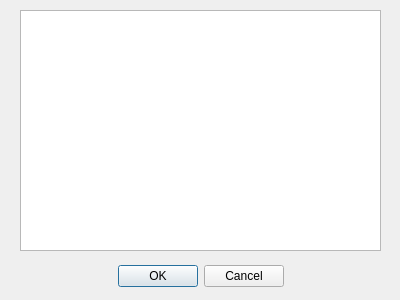
<?xml version="1.0" encoding="UTF-8"?>
<ui version="4.0">
 <class>Dialog</class>
 <widget class="QDialog" name="Dialog">
  <property name="geometry">
   <rect>
    <x>0</x>
    <y>0</y>
    <width>400</width>
    <height>300</height>
   </rect>
  </property>
  <property name="windowTitle">
   <string>extended attributes</string>
  </property>
  <widget class="QDialogButtonBox" name="buttonBox">
   <property name="geometry">
    <rect>
     <x>30</x>
     <y>260</y>
     <width>341</width>
     <height>32</height>
    </rect>
   </property>
   <property name="orientation">
    <enum>Qt::Horizontal</enum>
   </property>
   <property name="standardButtons">
    <set>QDialogButtonBox::Cancel|QDialogButtonBox::Ok</set>
   </property>
   <property name="centerButtons">
    <bool>true</bool>
   </property>
  </widget>
  <widget class="QTableWidget" name="atrTable">
   <property name="geometry">
    <rect>
     <x>20</x>
     <y>10</y>
     <width>361</width>
     <height>241</height>
    </rect>
   </property>
   <property name="horizontalScrollBarPolicy">
    <enum>Qt::ScrollBarAlwaysOff</enum>
   </property>
   <property name="alternatingRowColors">
    <bool>false</bool>
   </property>
   <property name="rowCount">
    <number>0</number>
   </property>
   <property name="columnCount">
    <number>0</number>
   </property>
  </widget>
 </widget>
 <resources/>
 <connections>
  <connection>
   <sender>buttonBox</sender>
   <signal>accepted()</signal>
   <receiver>Dialog</receiver>
   <slot>accept()</slot>
   <hints>
    <hint type="sourcelabel">
     <x>248</x>
     <y>254</y>
    </hint>
    <hint type="destinationlabel">
     <x>157</x>
     <y>274</y>
    </hint>
   </hints>
  </connection>
  <connection>
   <sender>buttonBox</sender>
   <signal>rejected()</signal>
   <receiver>Dialog</receiver>
   <slot>reject()</slot>
   <hints>
    <hint type="sourcelabel">
     <x>316</x>
     <y>260</y>
    </hint>
    <hint type="destinationlabel">
     <x>286</x>
     <y>274</y>
    </hint>
   </hints>
  </connection>
 </connections>
</ui>
